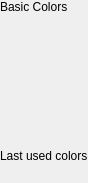
<?xml version="1.0" encoding="UTF-8"?>
<ui version="4.0">
 <class>ScxmlEditor::Common::ColorPicker</class>
 <widget class="QFrame" name="ScxmlEditor::Common::ColorPicker">
  <property name="geometry">
   <rect>
    <x>0</x>
    <y>0</y>
    <width>79</width>
    <height>183</height>
   </rect>
  </property>
  <property name="windowTitle">
   <string>Frame</string>
  </property>
  <property name="frameShape">
   <enum>QFrame::NoFrame</enum>
  </property>
  <property name="frameShadow">
   <enum>QFrame::Plain</enum>
  </property>
  <layout class="QVBoxLayout" name="verticalLayout_2">
   <property name="leftMargin">
    <number>0</number>
   </property>
   <property name="topMargin">
    <number>0</number>
   </property>
   <property name="rightMargin">
    <number>0</number>
   </property>
   <property name="bottomMargin">
    <number>0</number>
   </property>
   <item>
    <widget class="QFrame" name="basicColorFrame">
     <property name="frameShape">
      <enum>QFrame::NoFrame</enum>
     </property>
     <property name="frameShadow">
      <enum>QFrame::Plain</enum>
     </property>
     <layout class="QVBoxLayout" name="verticalLayout">
      <property name="spacing">
       <number>0</number>
      </property>
      <property name="leftMargin">
       <number>0</number>
      </property>
      <property name="topMargin">
       <number>0</number>
      </property>
      <property name="rightMargin">
       <number>0</number>
      </property>
      <property name="bottomMargin">
       <number>0</number>
      </property>
      <item>
       <widget class="QLabel" name="basicColorTitle">
        <property name="text">
         <string>Basic Colors</string>
        </property>
       </widget>
      </item>
      <item>
       <widget class="QFrame" name="basicColorContentFrame">
        <property name="sizePolicy">
         <sizepolicy hsizetype="Expanding" vsizetype="Expanding">
          <horstretch>0</horstretch>
          <verstretch>0</verstretch>
         </sizepolicy>
        </property>
        <property name="frameShape">
         <enum>QFrame::NoFrame</enum>
        </property>
        <property name="frameShadow">
         <enum>QFrame::Plain</enum>
        </property>
       </widget>
      </item>
     </layout>
    </widget>
   </item>
   <item>
    <widget class="QFrame" name="lastUsedColorFrame">
     <property name="frameShape">
      <enum>QFrame::NoFrame</enum>
     </property>
     <property name="frameShadow">
      <enum>QFrame::Plain</enum>
     </property>
     <layout class="QVBoxLayout" name="verticalLayout_3">
      <property name="spacing">
       <number>0</number>
      </property>
      <property name="leftMargin">
       <number>0</number>
      </property>
      <property name="topMargin">
       <number>0</number>
      </property>
      <property name="rightMargin">
       <number>0</number>
      </property>
      <property name="bottomMargin">
       <number>0</number>
      </property>
      <item>
       <widget class="QLabel" name="lastUsedColorTitle">
        <property name="text">
         <string>Last used colors</string>
        </property>
       </widget>
      </item>
      <item>
       <widget class="QFrame" name="lastUsedColorContentFrame">
        <property name="sizePolicy">
         <sizepolicy hsizetype="Preferred" vsizetype="Preferred">
          <horstretch>0</horstretch>
          <verstretch>0</verstretch>
         </sizepolicy>
        </property>
        <property name="minimumSize">
         <size>
          <width>0</width>
          <height>10</height>
         </size>
        </property>
        <property name="frameShape">
         <enum>QFrame::NoFrame</enum>
        </property>
        <property name="frameShadow">
         <enum>QFrame::Plain</enum>
        </property>
        <layout class="QHBoxLayout" name="lastUsedColorLayout">
         <property name="spacing">
          <number>0</number>
         </property>
         <property name="leftMargin">
          <number>0</number>
         </property>
         <property name="topMargin">
          <number>0</number>
         </property>
         <property name="rightMargin">
          <number>0</number>
         </property>
         <property name="bottomMargin">
          <number>0</number>
         </property>
         <item>
          <spacer name="horizontalSpacer">
           <property name="orientation">
            <enum>Qt::Horizontal</enum>
           </property>
           <property name="sizeHint" stdset="0">
            <size>
             <width>40</width>
             <height>20</height>
            </size>
           </property>
          </spacer>
         </item>
        </layout>
       </widget>
      </item>
     </layout>
    </widget>
   </item>
  </layout>
 </widget>
 <resources/>
 <connections/>
</ui>
